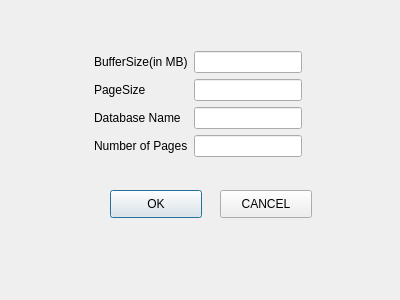
<?xml version="1.0" encoding="UTF-8"?>
<ui version="4.0">
 <class>CreateDatabaseDialogClass</class>
 <widget class="QDialog" name="CreateDatabaseDialogClass">
  <property name="geometry">
   <rect>
    <x>0</x>
    <y>0</y>
    <width>400</width>
    <height>300</height>
   </rect>
  </property>
  <property name="windowTitle">
   <string>CreateDatabaseDialog</string>
  </property>
  <widget class="QWidget" name="formLayoutWidget">
   <property name="geometry">
    <rect>
     <x>60</x>
     <y>40</y>
     <width>271</width>
     <height>131</height>
    </rect>
   </property>
   <layout class="QFormLayout" name="formLayout">
    <property name="fieldGrowthPolicy">
     <enum>QFormLayout::FieldsStayAtSizeHint</enum>
    </property>
    <property name="labelAlignment">
     <set>Qt::AlignLeading|Qt::AlignLeft|Qt::AlignTop</set>
    </property>
    <property name="formAlignment">
     <set>Qt::AlignHCenter|Qt::AlignTop</set>
    </property>
    <item row="0" column="0">
     <widget class="QLabel" name="bufferSizeInMBLabel">
      <property name="text">
       <string>BufferSize(in MB)</string>
      </property>
     </widget>
    </item>
    <item row="0" column="1">
     <widget class="QLineEdit" name="bufferSizeInMBLineEdit"/>
    </item>
    <item row="1" column="0">
     <widget class="QLabel" name="pageSizeLabel">
      <property name="text">
       <string>PageSize</string>
      </property>
     </widget>
    </item>
    <item row="1" column="1">
     <widget class="QLineEdit" name="pageSizeLineEdit"/>
    </item>
    <item row="2" column="0">
     <widget class="QLabel" name="databaseNameLabel">
      <property name="text">
       <string>Database Name</string>
      </property>
     </widget>
    </item>
    <item row="2" column="1">
     <widget class="QLineEdit" name="databaseNameLineEdit"/>
    </item>
    <item row="3" column="0">
     <widget class="QLabel" name="numberOfPagesLabel">
      <property name="text">
       <string>Number of Pages</string>
      </property>
     </widget>
    </item>
    <item row="3" column="1">
     <widget class="QLineEdit" name="numberOfPagesLineEdit"/>
    </item>
   </layout>
  </widget>
  <widget class="QPushButton" name="okPushButton">
   <property name="geometry">
    <rect>
     <x>110</x>
     <y>190</y>
     <width>92</width>
     <height>28</height>
    </rect>
   </property>
   <property name="text">
    <string>OK</string>
   </property>
  </widget>
  <widget class="QPushButton" name="cancelPushButton">
   <property name="geometry">
    <rect>
     <x>220</x>
     <y>190</y>
     <width>92</width>
     <height>28</height>
    </rect>
   </property>
   <property name="autoFillBackground">
    <bool>false</bool>
   </property>
   <property name="text">
    <string>CANCEL</string>
   </property>
  </widget>
 </widget>
 <layoutdefault spacing="6" margin="11"/>
 <resources/>
 <connections/>
</ui>
